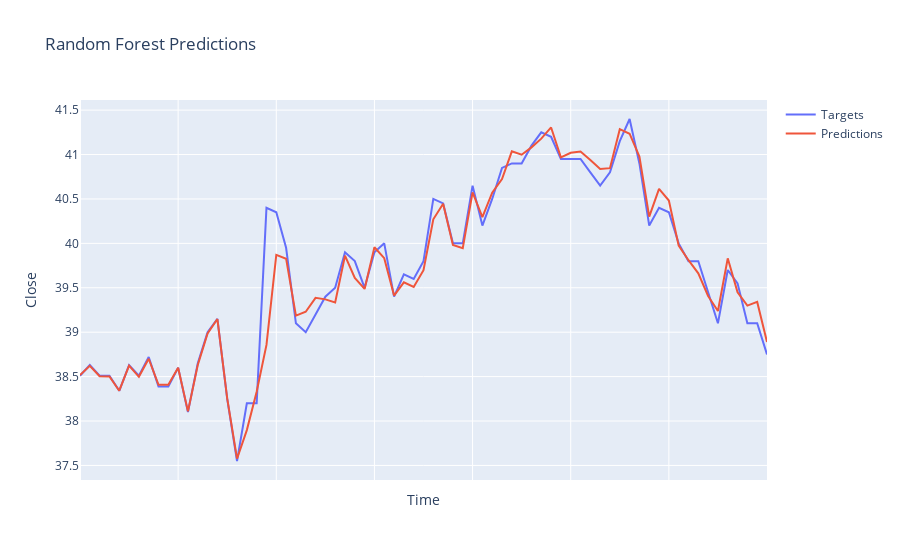

Write notebook code for a chart like this one.
### Code cell
visualize_results(bid_random_forest_one_step, "Random Forest")
